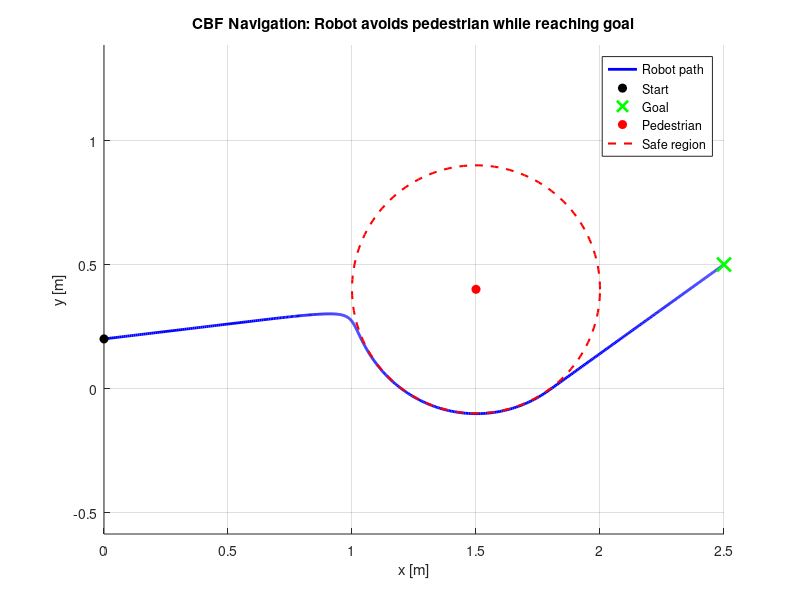
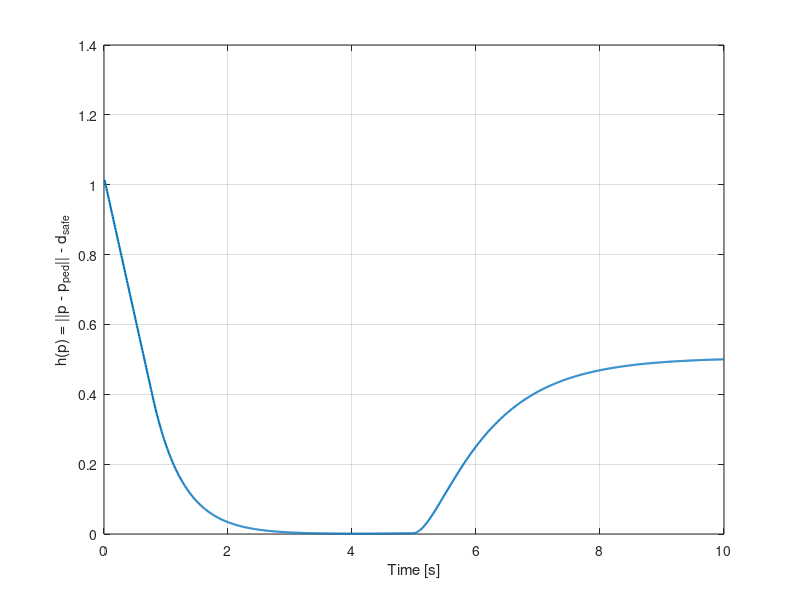

Here is the MATLAB script that generated these plots, in order: (Note: this script raises an error after producing the figures.)
%  Control Barrier Function HW: safe navigation around pedestrian
%  Robot:omni robot in 2D
%  Goal:  reach p_goal
%  Obstacle: pedestrian at p_ped, keep distance >= d_safe
%  h(p) = ||p - p_ped|| - d_safe >= 0   (safety condition)
clear; clc; close all;

%Parameters
% environment
p0     = [0; 0.2];        % robot start
p_goal = [2.5; 0.5];      % goal
p_ped  = [1.5; 0.4];    % pedestrian

d_safe = 0.5;           % safe distance [m]

% Controller gains
k_nom  = 1.0;           % nominal attractive control gain
v_max  = 0.8;           % max speed (control bound)
alpha  = 2.0;           % CBF class-K gain

% Simulation
dt  = 0.01;             % time step [s]
T   = 10.0;             % total time [s]
N   = round(T/dt);      % number of steps

%Storage
p_hist    = zeros(2,N+1);   % robot position history
u_hist    = zeros(2,N);     % control inputs
h_hist    = zeros(1,N+1);   % barrier function h(p)
dist_hist = zeros(1,N+1);   % distance to pedestrian

p_hist(:,1)  = p0;
dist0        = norm(p0 - p_ped);
h_hist(1)    = dist0 - d_safe;
dist_hist(1) = dist0;

%Simulation Loop
p = p0;

for k = 1:N
    % current position
    p = p_hist(:,k);
    
    % nominal controller (go-to-goal)
    u_nom = -k_nom * (p - p_goal);    % gradient descent to goal
    
    % saturate to max speed
    v_nom = norm(u_nom);
    if v_nom > v_max
        u_nom = (v_max / v_nom) * u_nom;
    end
    
    % CBF safety filter
    dist = norm(p - p_ped);
    h    = dist - d_safe;
    
    % gradient of h wrt p
    if dist > 1e-6
        grad_h = (p - p_ped) / dist;   % 2x1
    else
        grad_h = [1;0];
    end
    
    % CBF inequality: grad_h' * u >= -alpha * h
    a = grad_h;          % column
    b = -alpha * h;
    
    if a' * u_nom >= b
        u_safe = u_nom;   % nominal is already safe
    else
    
        lambda = (b - a' * u_nom) / (norm(a)^2 + 1e-9);
        u_safe = u_nom + lambda * a;
        
        % bound speed
        v_safe = norm(u_safe);
        if v_safe > v_max
            u_safe = (v_max / v_safe) * u_safe;
        end
    end
    
    %Integrating dynamics
    p_next = p + dt * u_safe;   % Euler integration
    
    %Store
    p_hist(:,k+1)  = p_next;
    u_hist(:,k)    = u_safe;
    h_hist(k+1)    = h;
    dist_hist(k+1) = dist;
end

t = 0:dt:T;

%Static Plots

%XY trajectory with pedestrian & safe circle
figure('Name','Robot Trajectory with CBF Safety','Color','w');
hold on; axis equal; grid on;

%safety circle
th = linspace(0,2*pi,200);
xc = p_ped(1) + d_safe*cos(th);
yc = p_ped(2) + d_safe*sin(th);

plot(p_hist(1,:), p_hist(2,:), 'b-', 'LineWidth', 2);           % robot path
plot(p0(1),     p0(2),   'ko', 'MarkerFaceColor','k');          % start
plot(p_goal(1), p_goal(2), 'gx', 'MarkerSize',10,'LineWidth',2);% goal
plot(p_ped(1),  p_ped(2), 'ro', 'MarkerFaceColor','r');         % pedestrian
plot(xc, yc,'r--','LineWidth',1.5);                             % safe circle

xlabel('x [m]'); ylabel('y [m]');
legend('Robot path','Start','Goal','Pedestrian','Safe region','Location','Best');
title('CBF Navigation: Robot avoids pedestrian while reaching goal');

%Barrier function h(t) = dist - d_safe
figure('Name','Barrier Function','Color','w');
plot(t, h_hist, 'LineWidth',1.5); grid on;
xlabel('Time [s]'); ylabel('h(p) = ||p - p_{ped}|| - d_{safe}');
yline(0,'r--','LineWidth',1.2);
title('Control Barrier Function h(t) (must stay >= 0 for safety)');

%Distance to pedestrian vs safe bound
figure('Name','Distance to Pedestrian','Color','w');
plot(t, dist_hist, 'b','LineWidth',1.5); hold on; grid on;
yline(d_safe,'r--','Safe distance','LineWidth',1.5);
xlabel('Time [s]'); ylabel('Distance to pedestrian [m]');
title('Robot distance to pedestrian over time');
legend('||p - p_{ped}||','d_{safe}','Location','Best');


%Animation 

figure('Name','Robot Animation','Color','w','Position',[100 100 900 500]);
hold on; grid on;
axis equal;

%Fix axis so circle & path are fully visible
xmin = min([p_hist(1,:), xc]) - 0.3;
xmax = max([p_hist(1,:), xc]) + 0.3;
ymin = min([p_hist(2,:), yc]) - 0.3;
ymax = max([p_hist(2,:), yc]) + 0.3;
xlim([xmin xmax]);
ylim([ymin ymax]);

xlabel('x [m]'); ylabel('y [m]');
title('Animated CBF Navigation');

%static elements
plot(p_goal(1), p_goal(2), 'gx', 'MarkerSize',10,'LineWidth',2);
plot(p_ped(1),  p_ped(2), 'ro', 'MarkerFaceColor','r');
plot(xc, yc,'r--','LineWidth',1.5);
plot(p0(1), p0(2), 'ko', 'MarkerFaceColor','k');

%initial robot drawing
robot_plot = plot(p_hist(1,1), p_hist(2,1), 'bo', 'MarkerSize',8,'MarkerFaceColor','b');
path_plot  = plot(p_hist(1,1), p_hist(2,1), 'b-', 'LineWidth',2);

%Video writer setup
video = VideoWriter('CBF_animation.avi', 'Motion JPEG AVI');
video.FrameRate = 30;   % 20–30 is good
open(video);

%animation loop
skip = 3;
for k = 1:skip:(N+1)
    set(robot_plot,'XData', p_hist(1,k),   'YData', p_hist(2,k));
    set(path_plot, 'XData', p_hist(1,1:k), 'YData', p_hist(2,1:k));
    
    drawnow;

    frame = getframe(gcf);
    writeVideo(video, frame);
end

close(video);
disp('Animation saved to CBF_animation.avi');

